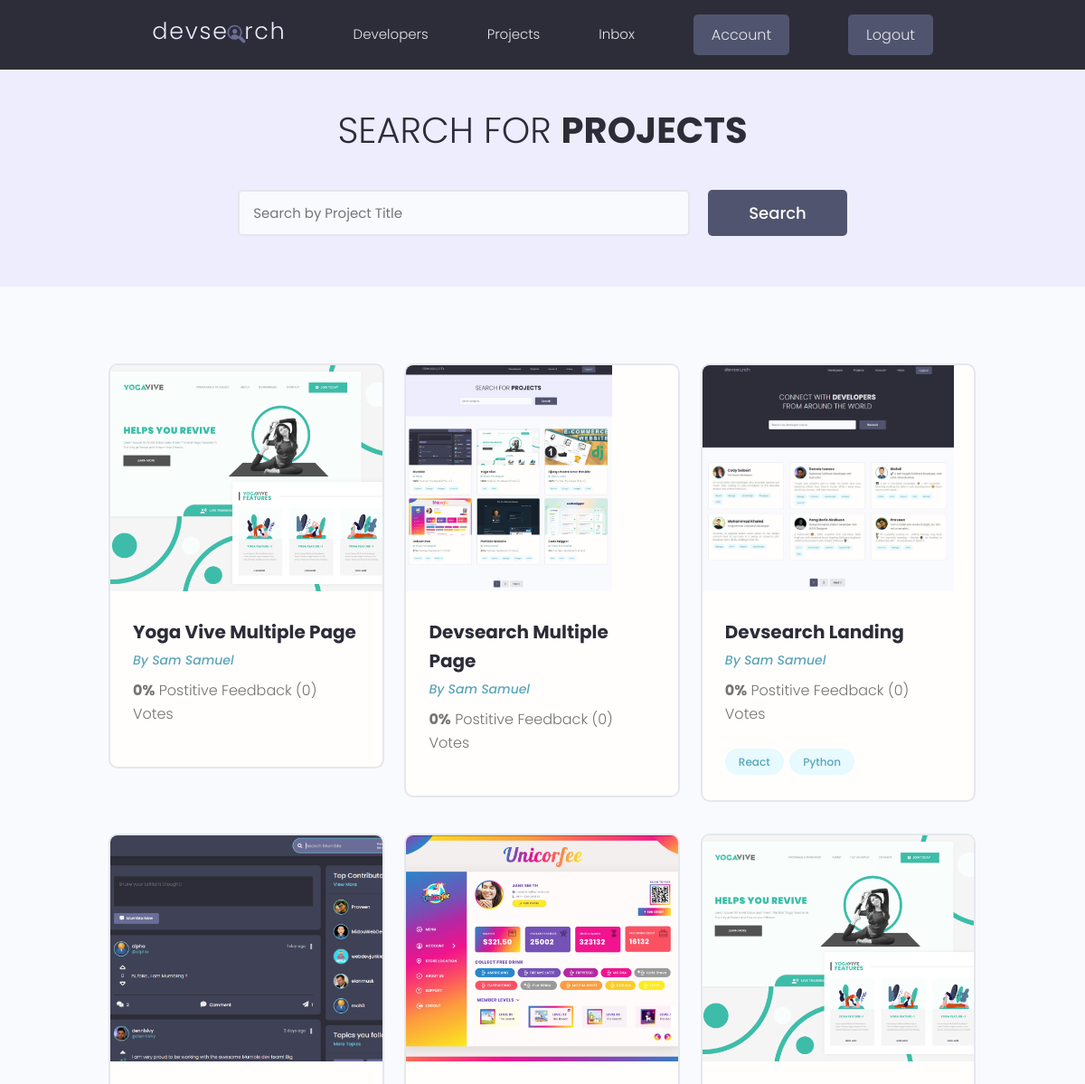
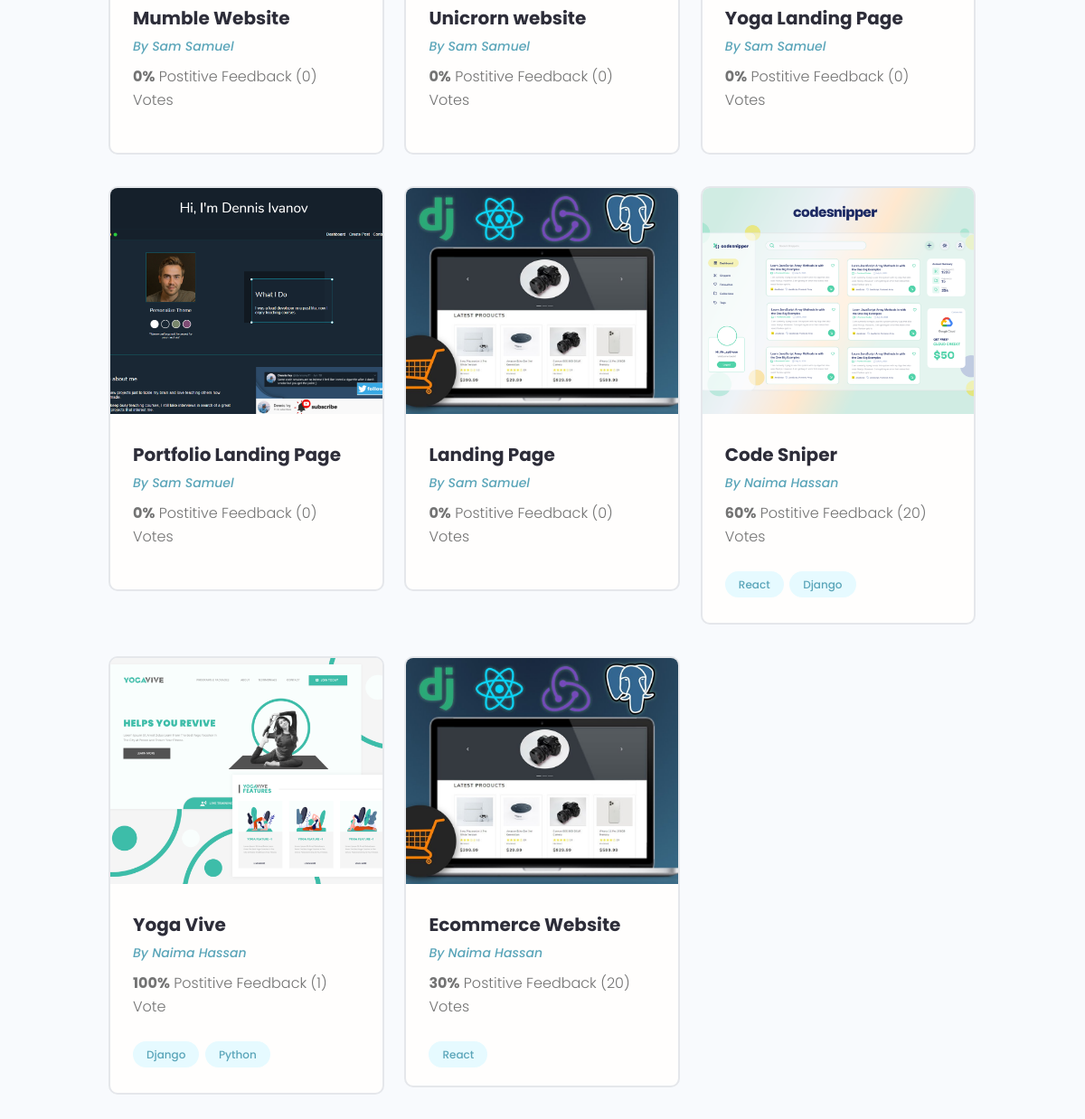
Page /projects/ (signed in) on the committed database (2 pictures, top to bottom).
### projects/models.py (models this page shows, shortened)
class Projects(models.Model):
  owner = models.ForeignKey(Profile, null=True, blank=True, on_delete=models.SET_NULL)
  title = models.CharField(max_length=200)
  description = models.TextField(null=True, blank=True)
  featured_image = models.ImageField(null=True, blank=True, default="default.jpg")
  demo_link = models.CharField(max_length=2000,null=True, blank=True)
  source_link = models.CharField(max_length=2000,null=True, blank=True)
  tags = models.ManyToManyField(Tag, blank=True)
  vote_total = models.IntegerField(default=0,null=True, blank=True)
  vote_ratio = models.IntegerField(default=0,null=True, blank=True)
  created_at = models.DateTimeField(auto_now_add=True)
  id = models.UUIDField(default = uuid.uuid4, unique=True, primary_key=True, editable=False)
  class Meta:
   ordering = ['-created_at']

class Tag(models.Model):
  name = models.CharField(max_length=200)
  created_at = models.DateTimeField(auto_now_add=True)
  id = models.UUIDField(default = uuid.uuid4, unique=True, primary_key=True, editable=False)
  def __str__(self):
   return self.name

### users/models.py (models this page shows, shortened)
class Profile(models.Model):
   user = models.OneToOneField(User, on_delete = models.CASCADE, null=True, blank=True)
   name = models.CharField(max_length=200, null=True, blank=True)
   email = models.EmailField(max_length=500, blank=True,null=True)
   username = models.CharField(max_length=200, null=True, blank=True)
   location = models.CharField(max_length=200, null=True, blank=True)
   short_intro=models.CharField(max_length=200, null=True, blank=True)
   bio = models.TextField(null=True, blank=True)
   profile_image = models.ImageField(null=True, blank=True, upload_to='profiles/', default='profiles/user-default.png')
   social_github = models.CharField(max_length=200, null=True, blank=True)
   social_twitter = models.CharField(max_length=200, null=True, blank=True)
   social_linkedin = models.CharField(max_length=200, null=True, blank=True)
   social_youtube = models.CharField(max_length=200, null=True, blank=True)
   social_website = models.CharField(max_length=200, null=True, blank=True)
   created_at = models.DateTimeField(auto_now_add=True)
   id = models.UUIDField(default = uuid.uuid4, unique=True, primary_key=True, editable=False)

### projects/views.py (the view)
# urls.py: path('projects/', include('projects.urls')),
def projects(request):
    projects, search_query = searchProjects(request)
    context = { 'projects': projects, 'search_query': search_query}
    return render(request,'projects/projects.html', context)

### projects/utils.py (called while the page is built)
def searchProjects(request):
   search_query = ''
   if request.GET.get('search_query'):
        search_query = request.GET.get('search_query')
   tags = Tag.objects.filter(name__icontains=search_query)
   projects = Projects.objects.distinct().filter(
      Q(title__icontains=search_query)|
      Q(description__icontains=search_query)|
      Q(owner__name__icontains=search_query)|
      Q(tags__in=tags)
    )
   return projects, search_query

### projects/templates/projects/projects.html (shortened to what this page needs)
{% extends 'main.html' %}
{% block content %}
<main class="projects">
  <section class="hero-section text-center">
    <div class="container container--narrow">
      <div class="hero-section__box">
        <h2>Search for <span>Projects</span></h2>
      </div>
      <div class="hero-section__search">
        <form class="form" action="{% url 'projects' %}" method="get">
          <div class="form__field">
            <input class="input input--text" id="formInput#search" type="text" name="search_query"
              placeholder="Search by Project Title" value="{{search_query}}" />
          </div>
          <input class="btn btn--sub btn--lg" type="submit" value="Search" />
        </form>
      </div>
    </div>
  </section>
  <section class="projectsList">
    <div class="container">
      <div class="grid grid--three">
        {% for project in projects %}
        <div class="column">
          <div class="card project">
            <a href="{% url 'project' project.id %}" class="project">
              <img class="project__thumbnail" src="{{project.featured_image.url}}" alt="project thumbnail" />
              <div class="card__body">
                <h3 class="project__title">{{ project.title }}</h3>
                <p><a class="project__author" href="{% url 'user-profile' project.owner.id %}" target="_blank">By
                    {{project.owner.name}}</a>
                </p>
                <p class="project--rating">
                  <span style="font-weight: bold;">{{ project.vote_ratio }}%</span> Postitive
                  Feedback ({{ project.vote_total }}) Vote{{ project.vote_total|pluralize:"s" }}
                </p>
                <div class="project__tags">
                  {% for tag in project.tags.all %}
                  <span class="tag tag--pill tag--main">
                    <small>{{tag}}</small>
                  </span>
                  {% endfor %}
                </div>
              </div>
            </a>
          </div>
        </div>
        {% endfor %}
      </div>
    </div>
  </section>
</main>
{% endblock content %}

### static/styles/app.css (style rules this page uses)
:root { --color-sub: #2d2d39; }
.btn--sub { background-color: var(--color-sub-light); }
.card { border: 2px solid var(--color-light); }
img { width: 100%; }
.hero-section { height: 40vh; display: flex; align-items: center; background-color: var(--color-sub); }
.hero-section__box { margin-bottom: 4rem; }
.hero-section__box > h2, .hero-section__box > h2 > span { font-size: 4rem; color: var(--color-light); line-height: 1.3; text-transform: uppercase; }
.hero-section__box > h2 { font-weight: 300; }
.hero-section__box > h2 > span { font-weight: 700; }
.hero-section__search > .form { display: flex; align-items: center; justify-content: center; gap: 2rem; }
.hero-section__search > .form input.input--text { width: 50rem; }
.project__author { font-size: 1.4rem; font-style: italic; }
.project--rating { margin-bottom: 1.6em; margin-top: .5em; }
.projects > .hero-section { background: var(--color-sub-lighter); height: 30vh; }
.projects .hero-section__box { margin-bottom: 2.5rem; }
.projects .hero-section__box > h2 { color: var(--color-sub); }
.projects .hero-section__box > h2 > span { font-weight: 700; color: var(--color-sub); }
.projectsList { margin-top: 8rem; }
.project__thumbnail { height: 25rem; object-fit: cover; object-position: top center; }
.project__title { font-size: 2rem; font-weight: 700; color: var(--color-sub); }

### static/uikit/styles/modules/_variables.css (style rules this page uses)
:root { --color-main: #5aa5b9; --color-main-light: #e6faff; --color-sub: #3f4156; --color-sub-light: #51546e; --color-sub-lighter: #ededfd; --color-text: #737373; --color-gray: #8b8b8b; --color-light: #e5e7eb; --color-light-gray: #767676; --color-bg: #f8fafd; --color-white: #fffefd; --color-white-light: #f3f3f3; --color-success: #359e64; --color-success-bg: #def8e8; --color-error: #fc4b0b; --color-error-bg: #fff2ee; --font-base: 'Poppins', arial, helvetica, 'Segoe UI', roboto, ubuntu, sans-serif; --font-monospace: 'Fira Code', 'Courier New', courier, monospace; --font-regular: 300; --font-medium: 500; --font-bold: 700; --generic-shadow: 1px 1px 5px #00000010; --generic-transition: all 0.3s ease-in-out; }

### static/uikit/styles/modules/_base.css (style rules this page uses)
* { margin: 0; padding: 0; box-sizing: border-box; text-rendering: optimizeLegibility; color: inherit; font-size: inherit; }
html { font-size: 50%; }
@media only screen and (min-width: 480px) { html { font-size: 56.25%; } }
@media only screen and (min-width: 1200px) { html { font-size: 62.5%; } }
body { line-height: 1.6; font-weight: 400; font-size: 1.5rem; color: var(--color-text); background-color: var(--color-bg); min-height: 100vh; }

### static/uikit/styles/modules/_typography.css (style rules this page uses)
* { font-family: var(--font-base); }
h2 { font-size: 3.6rem; font-weight: var(--font-bold); }
h3 { font-size: 3.2rem; font-weight: var(--font-medium); }
p, span, strong { font-size: 1.6rem; color: var(--color-text); font-weight: var(--font-regular); }
a { padding-bottom: 2px; text-decoration: none; display: inline-block; color: var(--color-main); font-weight: var(--font-medium); }

### static/uikit/styles/modules/_utilities.css (style rules this page uses)
.container { width: 92%; max-width: 165rem; margin: 0 auto; box-sizing: border-box; }
.container--narrow { width: 92%; max-width: 120rem; }
@media screen and (min-width: 1000px) { .container { width: 90%; } }
@media screen and (min-width: 1000px) { .container--narrow { width: 85%; } }
@media screen and (min-width: 1200px) { .container { width: 80%; } }
@media screen and (min-width: 1200px) { .container--narrow { width: 72%; } }
.text-center { text-align: center; }

### static/uikit/styles/modules/_button.css (style rules this page uses)
.btn { display: inline-block; position: relative; cursor: pointer; background-color: var(--color-light); font-weight: var(--font-medium); color: var(--color-sub); text-decoration: none; padding: 1rem 2rem; border-radius: 0.5rem; border: none; width: -webkit-fit-content; width: -moz-fit-content; width: fit-content; height: -webkit-fit-content; height: -moz-fit-content; height: fit-content; font-size: 1.6rem; outline-width: 0; outline-color: transparent; -webkit-backface-visibility: hidden; backface-visibility: hidden; transition: all 0.3s ease-in-out; }
.btn--sub { background-color: var(--color-sub); color: var(--color-white); }
.btn--lg { font-size: 1.8rem; padding: 1.2rem 4.5rem; }

### static/uikit/styles/modules/_card.css (style rules this page uses)
.card { border-radius: 1rem; background-color: var(--color-white); border: 1.5px solid var(--color-light); width: auto; height: auto; margin-top: 0.5rem; margin-bottom: 0.5rem; overflow: hidden; }
.card__body, .card__header { padding: 2rem 2.5rem; }

### rows in the picture
Projects: featured_image (picture), title "Yoga Vive Multiple Page", owner.name "Sam Samuel", vote_ratio "0", vote_total "0"
Projects: featured_image (picture), title "Devsearch Multiple Page", owner.name "Sam Samuel", vote_ratio "0", vote_total "0"
Projects: featured_image (picture), title "Devsearch Landing", owner.name "Sam Samuel", vote_ratio "0", vote_total "0"
Tag: name "React"
Tag: name "Python"
Projects: featured_image (picture), title "Mumble Website", owner.name "Sam Samuel", vote_ratio "0", vote_total "0"
Projects: featured_image (picture), title "Unicrorn website", owner.name "Sam Samuel", vote_ratio "0", vote_total "0"
Projects: featured_image (picture), title "Yoga Landing Page", owner.name "Sam Samuel", vote_ratio "0", vote_total "0"
Projects: featured_image (picture), title "Portfolio Landing Page", owner.name "Sam Samuel", vote_ratio "0", vote_total "0"
Projects: featured_image (picture), title "Landing Page", owner.name "Sam Samuel", vote_ratio "0", vote_total "0"
Projects: featured_image (picture), title "Code Sniper", owner.name "Naima Hassan", vote_ratio "60", vote_total "20"
Tag: name "Django"
Projects: featured_image (picture), title "Yoga Vive", owner.name "Naima Hassan", vote_ratio "100", vote_total "1"
Projects: featured_image (picture), title "Ecommerce Website", owner.name "Naima Hassan", vote_ratio "30", vote_total "20"
